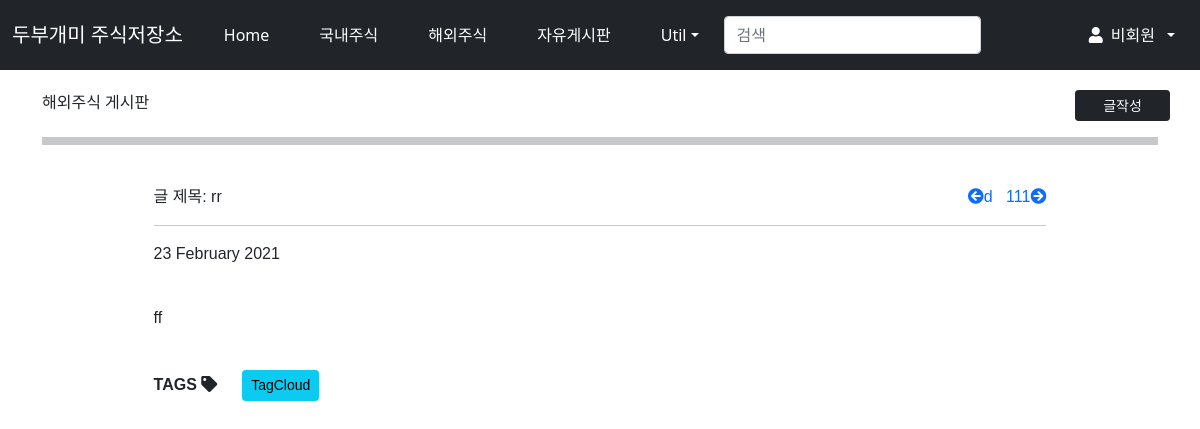
Page /blog/post/rr/ on the committed database.
### blog/models.py (models this page shows)
class Post(models.Model):
    title = models.CharField(verbose_name='TITLE', max_length=50)
    slug = models.SlugField('SLUG', unique = True, allow_unicode=True, help_text='one word for title alias.')
    description = models.CharField('DESCRIPTION', max_length=100, blank=True, help_text='simple description text.')
    content = models.TextField('CONTENT')
    create_dt = models.DateTimeField('CREATE DATE', auto_now_add=True)
    modify_dt= models.DateTimeField('MODIFY DATE', auto_now=True)
    tags= TaggableManager(blank=True)
    class Meta:
        verbose_name = 'post'
        verbose_name_plural = 'posts'
        db_table = 'blog_posts'
        ordering=('-modify_dt',)
    def __str__(self):
        return self.title
    def get_absolute_url(self):
        return reverse('blog:post_detail', args=(self.slug,))
    def get_previous(self):
        return self.get_previous_by_modify_dt()
    def get_next(self):
        return self.get_next_by_modify_dt()

### blog/views.py (the view)
# urls.py: re_path(r'^post/(?P<slug>[-\w]+)/$', views.PostDV.as_view(), name='post_detail'),
class PostDV(DetailView):
    model = Post
    def get_context_data(self, **kwargs):
        context = super().get_context_data(**kwargs)
        context['disqus_short'] = f"{settings.DISQUS_SHORTNAME}"
        context['disqus_id']= f"post-{self.object.id}-{self.object.slug}"
        context['disqus_url']=f"{settings.DISQUS_MY_DOMAIN}{self.object.get_absolute_url()}"
        context['disqus_title']=f"{self.object.slug}"
        return context

### blog/templates/blog/post_detail.html (shortened to what this page needs)
{% extends "blog.html"%}
{% block content %}
<div class="post-body">
    <p><a> 글 제목: {{object.title }}</a>
    {% if object.get_previous %}
    <a href="{{object.get_previous.get_absolute_url}}"style="text-decoration:none; float:right;"   title="View next post">
    &nbsp;&nbsp;&nbsp;{{object.get_previous}}<i class="fas fa-arrow-circle-right"></i>
    </a>
    {% endif %}
    {% if object.get_next %}
    <a href="{{object.get_next.get_absolute_url}}" style="text-decoration:none; display:inline-block; float:right"title="View previous post">
        <i class="fas fa-arrow-circle-left"></i>{{object.get_next}}
    </a>
    {% endif%}
    </p>
<hr>
<p>{{object.modify_dt|date:"j F Y" }}</p>
<br>
<div>
    {{object.content|linebreaks}}
</div>
<br>
<div>
    <b>TAGS <i class="fas fa-tag"></i></b>
    {% load taggit_templatetags2_tags %}
    <a href="{% url 'blog:tag_cloud' %}"> <span class= "btn btn-info btn-sm">TagCloud</span> </a>
    </div>
    <br>
</div>
{% endblock %}

### blog/templates/blog/post_detail.html (style rules this page uses)
.post-body { width: 80%; margin: auto; font-family: "Lucida Grande", Verdana, Arial, sans-serif; font-size: 16px; text-decoration:none; }
a { text-decoration:none; }

### rows in the picture
Post: title "rr", get_previous "111", get_next "d", modify_dt "23 February 2021", content "ff"
